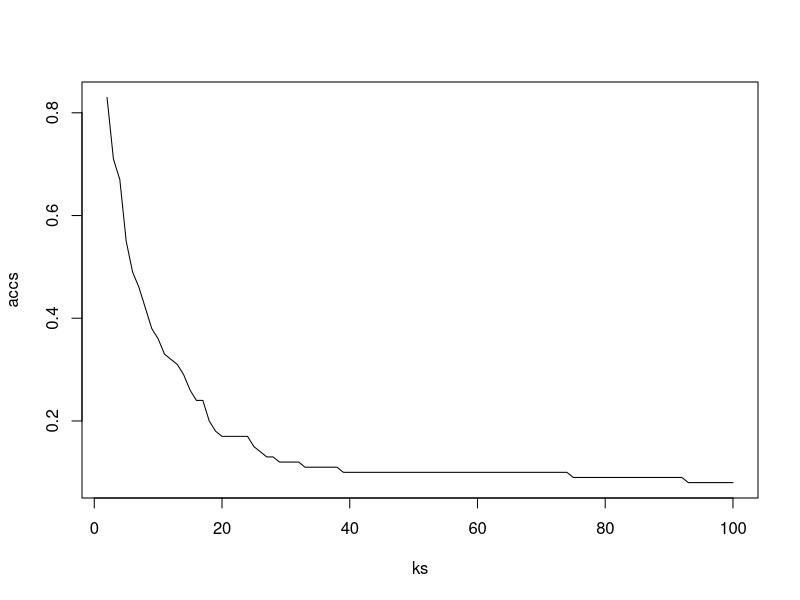

The R source for this figure: (Note: this script raises an error after producing the figure.)
## Generate data and try to guess mu, sigma2

library(pracma)

objective_function <- function(accs, ks, mu, tau, mc.reps = 1e4) {
  xs <- ((1:mc.reps) - 0.5)/mc.repsy
  ts <- qnorm(xs, mean = mu, sd = sqrt(tau))
  Ts <- repmat(t(ts), length(ks), 1)
  pts <- repmat(t(pnorm(ts)), length(ks), 1)
  Ks <- repmat(t(t(ks-1)), 1, length(ts))
  fs <- rowMeans(pts^Ks)
  sum((accs - fs)^2)
}

objective_grad <- function(accs, ks, mu, tau, mc.reps = 1e4) {
  xs <- ((1:mc.reps) - 0.5)/mc.reps
  ts <- qnorm(xs, mean = mu, sd = sqrt(tau))
  Ts <- repmat(t(ts), length(ks), 1)
  pts <- repmat(t(pnorm(ts)), length(ks), 1)
  Ks <- repmat(t(t(ks-1)), 1, length(ts))
  fs <- rowMeans(pts^Ks)
  dmu <- rowMeans(pts^Ks * (Ts - mu)/tau)
  dtau <- rowMeans(pts^Ks * ((mu-Ts)^2 - tau)/(2 * tau^2))
  c(sum(2 * (fs - accs) * dmu),
    sum(2 * (fs - accs) * dtau))
}

objective_hess <- function(accs, ks, mu, tau, mc.reps = 1e4) {
  xs <- ((1:mc.reps) - 0.5)/mc.reps
  ts <- qnorm(xs, mean = mu, sd = sqrt(tau))
  Ts <- repmat(t(ts), length(ks), 1)
  pts <- repmat(t(pnorm(ts)), length(ks), 1)
  Ks <- repmat(t(t(ks-1)), 1, length(ts))
  fs <- rowMeans(pts^Ks)
  dmu <- rowMeans(pts^Ks * (Ts - mu)/tau)
  dtau <- rowMeans(pts^Ks * ((mu-Ts)^2 - tau)/(2 * tau^2))
  d2mu <- rowMeans(pts^Ks * (-1/tau + ((Ts - mu)/tau)^2))
  d2mu_tau <- rowMeans(pts^Ks *((mu - Ts)/(tau^2) + (Ts - mu)/tau * ((mu-Ts)^2 - tau)/(2 * tau^2)))
  d2tau <- rowMeans(pts^Ks * ((tau - 2 * (mu - Ts)^2)/(2 * tau^3) + (((mu-Ts)^2 - tau)/(2 * tau^2))^2))
  h11 <- 2 * sum(dmu^2 + (fs - accs) * d2mu)
  h12 <- 2 * sum(dmu*dtau + (fs - accs) * d2mu_tau)
  h22 <- 2 * sum(dtau^2 + (fs - accs) * d2tau)
  matrix(c(h11, h12, h12, h22), 2, 2)
}

attr(objective_function, "gradient") <- objective_grad
attr(objective_function, "hessian") <- objective_hess

par2_fit <- function(ks, accs, mc.reps = 1e4) {
    if (min(accs) == 1) {
        return(c(Inf,0))
    }
    mu.init <- par2_initialize_mu(accs, ks)
    tau.init <- 1
    res <- tryCatch({
        nlm(function(x) par2_objective_function(accs, ks, x[1], x[2]),
            c(mu.init, tau.init))},
        error = function(e) e)
    if ("error" %in% class(res)) {
        lala <- tryCatch({
            nlm(function(x) par2_objective_function(accs, ks, x[1], x[2]),
                c(mu.init, tau.init))},
            warning = function(e) e)
        if("sqrt(tau)" %in% lala) {
            res2 <- optimize(function(x) par2_objective_function(accs, ks, x, 0), interval = c(-20, 20))
            (mu.hat <- res2$minimum)
            tau.hat <- 0      
        } else {
            print(lala)
            stop("unknown error")
        }    
    } else {
        (mu.hat <- res$estimate[1])
        (tau.hat <- res$estimate[2])
    }
    return(c(mu.hat, tau.hat))
}

## data settings
(mu <- 5 * rexp(1))
(sigma2 <- exp(rnorm(1)/2))
tau <- sigma2
n.reps <- 100
ks <- 2:100
K <- max(ks)

z_stars <- rnorm(n.reps, mu, sqrt(sigma2))
zmat <- pracma::randn(n.reps, K)
zmaxs <- t(apply(zmat, 1, cummax))[, ks - 1]
dim(zmaxs)
accs <- colMeans(zmaxs < z_stars)
plot(ks, accs, type = "l")

par2_objective_function(accs, ks, mu, sigma2)
par2_objective_function(accs, ks, mu - 0.1, sigma2 + 0.1)
(fits <- par2_fit(ks, accs))
c(mu, sigma2)
par2_objective_function(accs, ks, fits[1], fits[2])


plot(ks, accs, type = "l")
lines(ks, par2_acc_k(ks, fits[1], fits[2]), col = "red")

par(mfcol = c(1,2))
plot(accs, par2_acc_k(ks, fits[1], fits[2]))
abline(0,1)

plot(accs, par2_acc_k(ks, mu, sigma2))
abline(0,1)


numDeriv::grad(function(x) objective_function(accs, ks, x[1], x[2]),
               c(mu, sigma2))

objective_grad(accs, ks, mu, sigma2)

numDeriv::hessian(function(x) objective_function(accs, ks, x[1], x[2]),
               c(mu, sigma2))
objective_hess(accs, ks, mu, sigma2)

nlm(function(x) objective_function(accs, ks, x[1], x[2]),
    c(mu, sigma2))